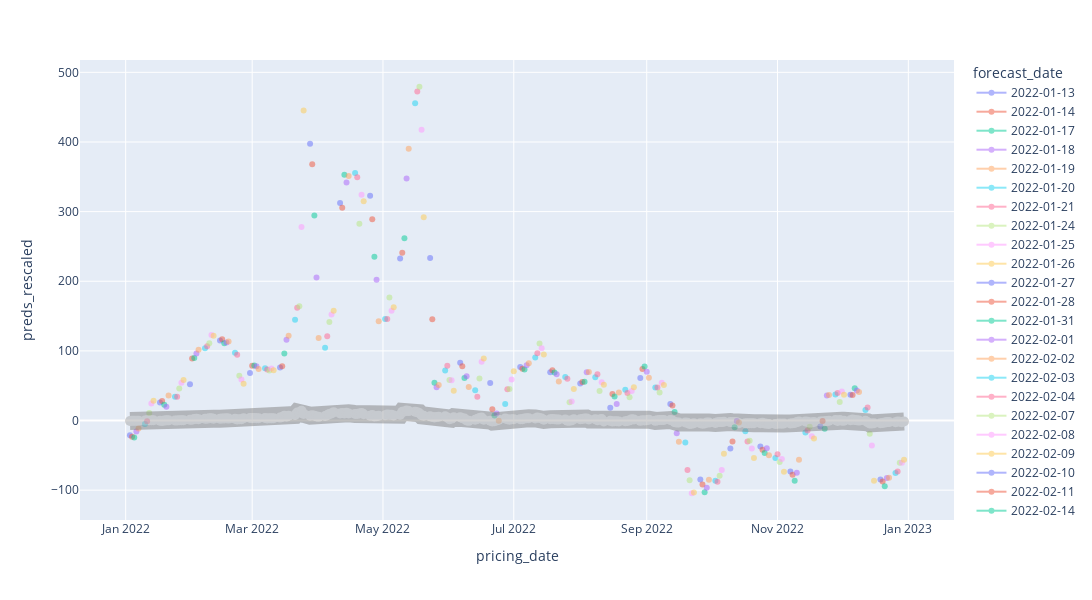

The notebook cell this image was saved under:
### Code cell
data2 = data.copy()
data2['F380 M2/M3'] = target.values

results = get_predictions(data2, t_value=10, results_folder='experiments/test', test_start='2022-01-01', 
                test_end='2023-01-01', columns_selection='xgboost', use_features=True, 
                n_estimators=100, target_features=['rolling', 'zscore', 'rsi'])
